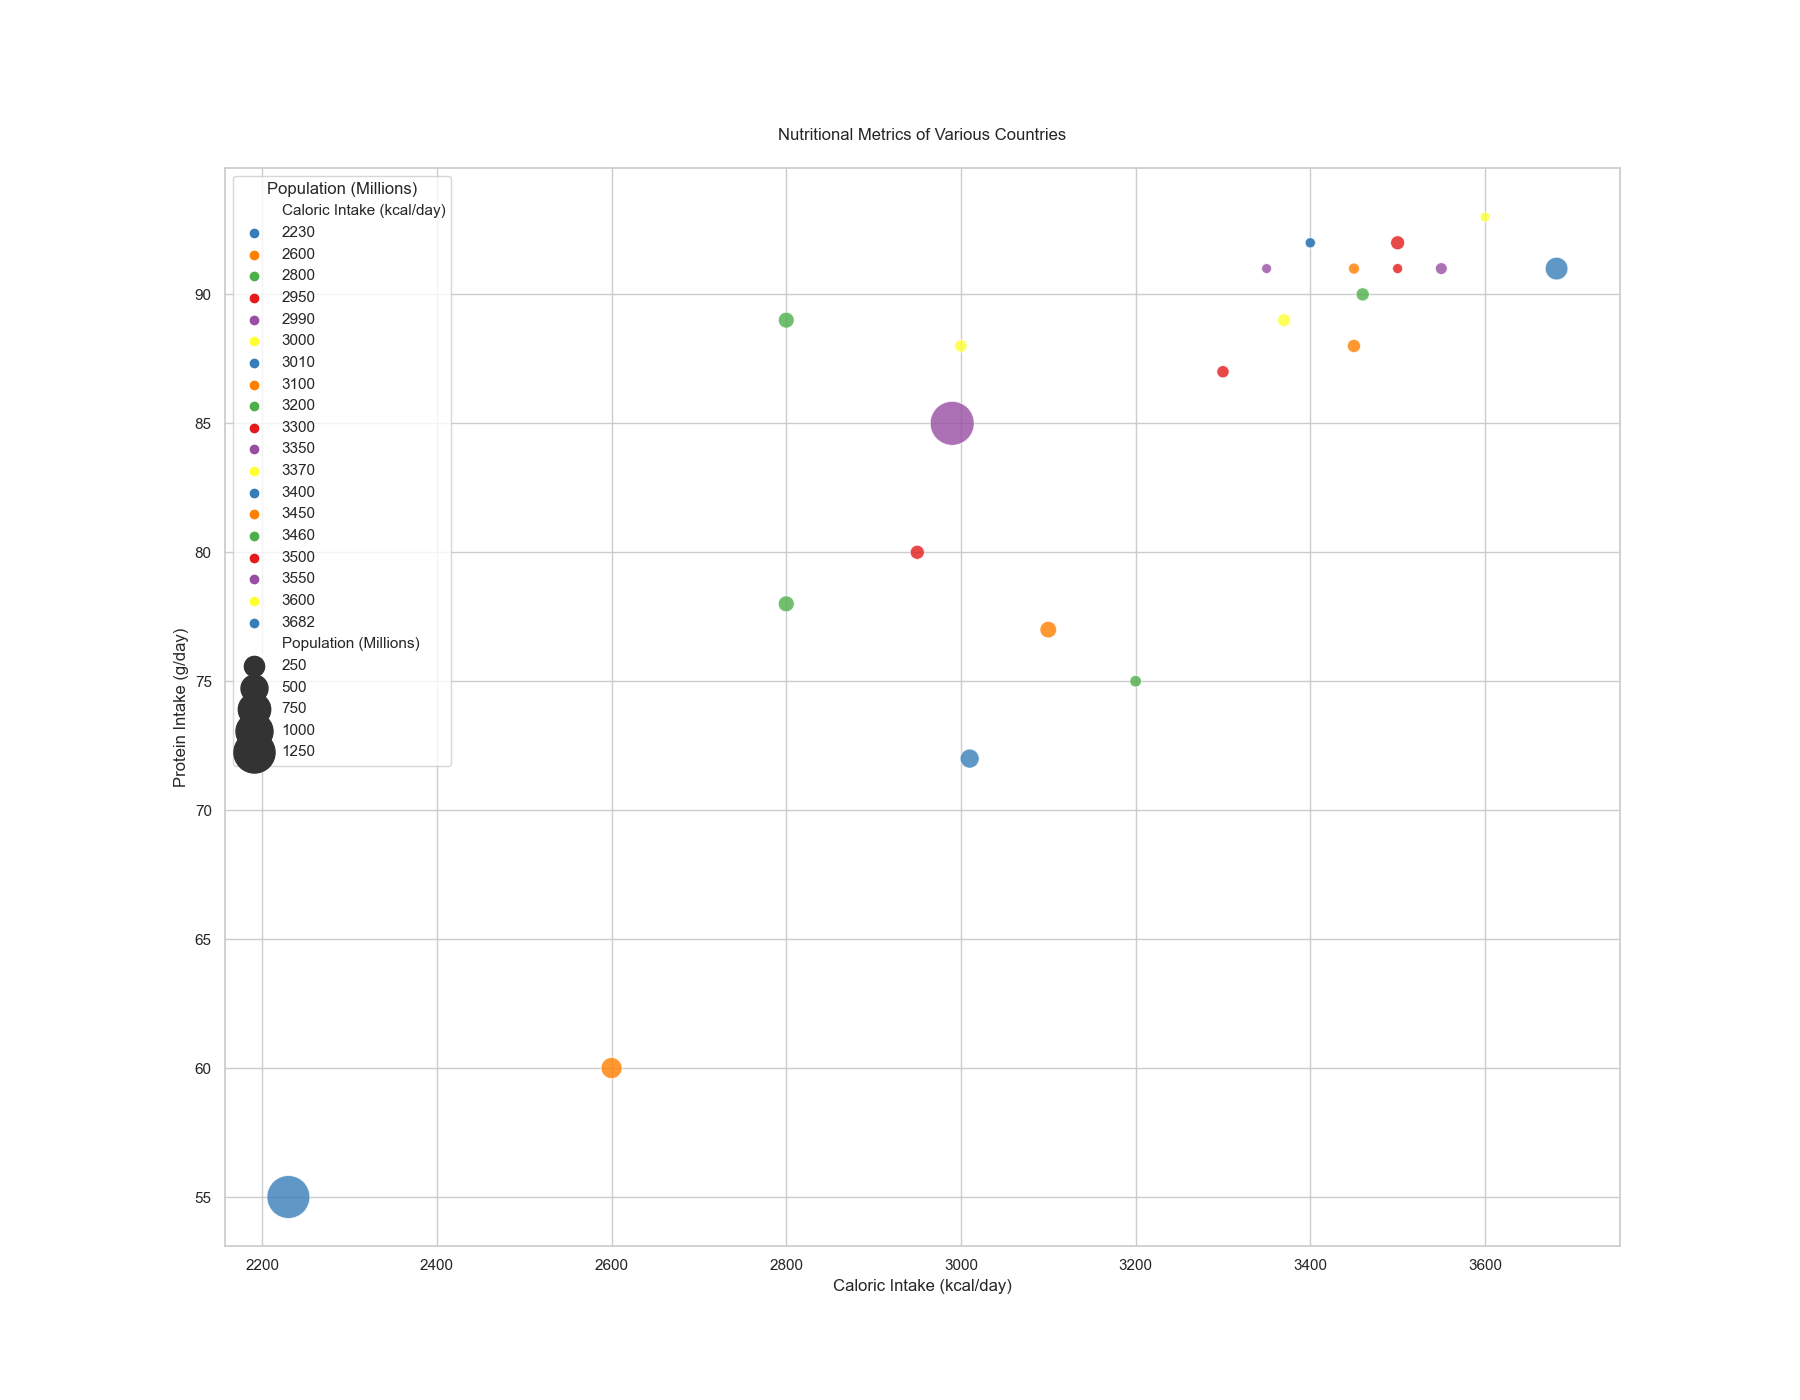

Source code (Python):

import seaborn as sns
import matplotlib.pyplot as plt
import pandas as pd

data = {
    'Country': ['United States', 'China', 'Japan', 'Germany', 'India', 'United Kingdom',
                'France', 'Brazil', 'Italy', 'Canada', 'Russia', 'South Korea', 
                'Spain', 'Australia', 'Mexico', 'Indonesia', 'Netherlands', 
                'Saudi Arabia', 'Turkey', 'Switzerland', 'Norway', 'Sweden', 'Denmark'],
    'Protein Intake (g/day)': [91, 85, 89, 92, 55, 88,
                               90, 72, 89, 91, 77, 88, 
                               87, 91, 78, 60, 92, 75, 
                               80, 91, 93, 92, 91],
    'Caloric Intake (kcal/day)': [3682, 2990, 2800, 3500, 2230, 3450,
                                  3460, 3010, 3370, 3550, 3100, 3000, 
                                  3300, 3450, 2800, 2600, 3400, 3200, 
                                  2950, 3500, 3600, 3400, 3350],
    'Population (Millions)': [331, 1438, 126, 83, 1367, 66,
                              65, 213, 60, 38, 145, 51,
                              47, 25, 128, 273, 17,
                              34, 84, 8, 5, 10, 6]
}

df = pd.DataFrame(data)

plt.figure(figsize=(18, 14))
bubble_chart = sns.scatterplot(data=df,
                               x='Caloric Intake (kcal/day)',
                               y='Protein Intake (g/day)',
                               size='Population (Millions)',
                               hue='Caloric Intake (kcal/day)',
                               palette=['#377eb8', '#ff7f00', '#4daf4a', '#e41a1c', '#984ea3', '#ffff33'],
                               sizes=(50, 1000),
                               alpha=0.8)

plt.title('Nutritional Metrics of Various Countries', pad=20)
plt.xlabel('Caloric Intake (kcal/day)')
plt.ylabel('Protein Intake (g/day)')
plt.legend(loc='upper left', title='Population (Millions)')

plt.show()
